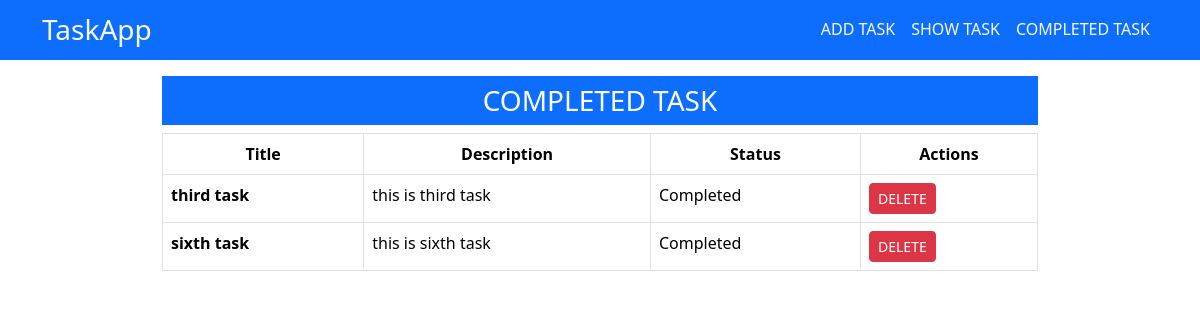
/completed_task/, run on the app's committed database.
### todo_app/models.py (models this page shows)
class TaskModel(models.Model):
    taskTitle = models.CharField(max_length=40)
    taskDescription = models.CharField(max_length=100)
    is_Completed = models.BooleanField(default=False)

### todo_app/views.py (the view)
# urls.py: path('completed_task/', views.completed_task, name='completed_task'),
def completed_task(request):
    task = TaskModel.objects.filter(is_Completed = True)
    return render(request, 'completed_tasks.html',{'data':task})

### todo_app/templates/completed_tasks.html
{% extends "base.html" %}
{% block content %}
<div class="container w-75">
    <h3 class="text-center bg-primary text-white fw-medium p-2 text-uppercase display-4 fs-3 mt-3">completed task
    </h3>
    {% if data %}
    <table class="table table-bordered table-hover">
        <thead>
            <tr class="text-center">
                <th scope="col">Title</th>
                <th scope="col">Description</th>
                <th scope="col">Status</th>
                <th scope="col">Actions</th>
            </tr>
        </thead>
        <tbody>
            {% for item in data %}
            {% if item.is_Completed %}
            <tr>
                <th scope="row">{{item.taskTitle}}</th>
                <td>{{item.taskDescription}}</td>
                <td>Completed</td>
                <td>
                    <a href="{% url 'delete_completed_task' item.id %}"
                        class="text-danger-emphasis text-decoration-none fs-sm fw-normal">
                        <button class="btn btn-danger btn-sm">DELETE</button>
                    </a>
                </td>
            </tr>
            {% endif %}
            {% endfor %}
        </tbody>
    </table>
    {% else %}
    <h3 class="text-start text-capitalize display-4 fs-4 mt-3">Opps!! No task availabe</h3>
    {% endif %}
</div>
{% endblock %}

### data on the page
TaskModel: taskTitle "third task", taskDescription "this is third task"
TaskModel: taskTitle "sixth task", taskDescription "this is sixth task"
